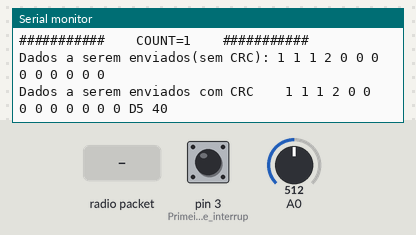
A sketch run on a simulated Arduino Uno, built with avr-gcc and run on an emulated ATmega328P. On the bench: the last lines printed to the serial monitor. Inputs (shaded band) come from the test bench; at power-on: A0 = 512, pin 3 (Primeiro_pino_de_interrup) LOW. No radio packets arrive unless stated.

Above: at 1.2 s.
1.3 s: A0 set to 716
At 3.6 s:
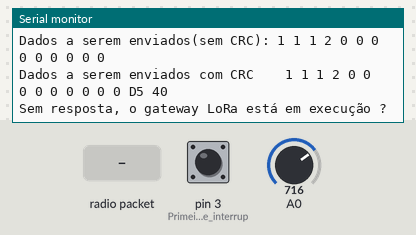
7.7 s: pin 3 (Primeiro_pino_de_interrup) pulled HIGH for 0.15 s
At 13.7 s:
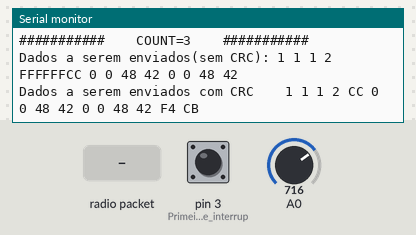
19.9 s: radio packet "1" arrives
32.0 s: radio packet "0" arrives
44.1 s: A0 set to 900
At 47.8 s:
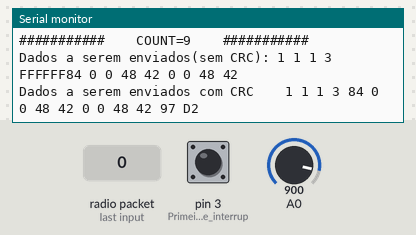
48.9 s: radio packet "2" arrives
Timing chart, 0 to 51.9 s (numbered marks = the images above; inputs shaded):
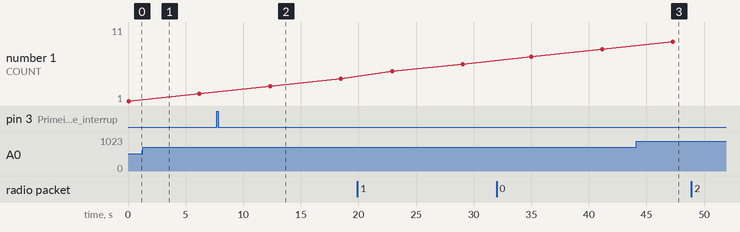

Measured:
- after the input at 7.7 s, the serial monitor: prints a new line after 4.7 s (image 2)
- after the input at 44.1 s, the serial monitor: prints a new line after 3.2 s (image 3)

The sketch:

envio_de_dados_LoRa.ino
```cpp
#include <SPI.h>
#include "Wire.h"
#include <RH_RF95.h>

RH_RF95 rf95; // driver utilizado para envio e recebimento de dados LoRa
#define myAdress 0x08


byte bGlobalErr;//variavel para controle de erros no envio e recebimento de dados
char sensLoc_dat[2]; //Vetor para Armazenar dados do sensor de gás
char BytesX[4];
char BytesY[4];
char node_id[3] = {1,1,1}; //ID do nó final LoRa usado para sabermos identificar que nó está enviando dados
float frequency = 915.0; //frequencia de operação do LoRa, no Brasil usamos padrão australiano (915 Mhz)
unsigned int count = 1;
//char locSerial[4];
char vetorDados [2];
int sentido = 0;
uint16_t leitura;
//Variaveis Odometria
float angulo;    //Armazena angulo em radiandos do giro do robô
float contadorX; //Contador usado para calculo de distância X
float contadorY; //Contador usado para calculo de distância Y
int contadorr;   //Contador usado para calculo da angulação em radianos
int status_sentido; //Marca o sentido do robô

void setup() {
  Wire.begin(myAdress);
  //Registra um evento para ser chamado quando chegar algum dado via I2C
  Wire.onReceive(receiveEvent);
  pinMode(A0, INPUT);
  pinMode(3, INPUT); // Primeiro pino de interrupção
  attachInterrupt(1, ContarAnguloPos, RISING); //
  Serial.begin(9600);
      if (!rf95.init()){
       Serial.println("falha na inicialização do driver");
    }
    //Configurando a frequencia de operação
    rf95.setFrequency(frequency);

    // Potência de configuração, dBm
    rf95.setTxPower(13);
    rf95.setSpreadingFactor(7);
    Serial.println("Nó Final LoRa");
    Serial.println("Sensor de gás MQ-6");
    Serial.print("ID do nó final LoRa:: ");
    for(int i = 0;i < 3; i++){
        Serial.print(node_id[i],HEX);
    }
    Serial.println();
  angulo=0;      //Angulo inicial
  contadorX=50;  //Começa em uma posição X determinada no mapa
  contadorY=50;  //Começa em uma posição Y determinada no mapa
}

void ReadSensorMQ(){
bGlobalErr=0;
leitura = analogRead(A0);
byte i;
 // for(i =0; i<2; i++){
    sensLoc_dat[0] = (uint8_t)((leitura>>8)&0xFF); //byte mais significativo do sinal
    sensLoc_dat[1] = (uint8_t)leitura; //byte menos significativo do sinal
 // }
}

uint16_t calcByte(uint16_t crc, uint8_t b){
  uint32_t i;
  crc = crc ^ (uint32_t)b << 8;
    for ( i = 0; i < 8; i++){
       if ((crc & 0x8000) == 0x8000){
            crc = crc << 1 ^ 0x1021;
       }else{
            crc = crc << 1;
       }
    }
 return crc & 0xffff;
}

uint16_t CRC16(uint8_t *pBuffer,uint32_t length){
   uint16_t wCRC16=0;
   uint32_t i;
    if (( pBuffer==0 )||( length==0 )){
      return 0;
    }
    for ( i = 0; i < length; i++){
      wCRC16 = calcByte(wCRC16, pBuffer[i]);
    }
    return wCRC16;
}
void loop() {
 //  if(Serial.available()>0){
 //   sentido = Serial.read();
    // for(int i =0; i<2; i++){
     //  vetorDados[i]= Serial.read();
     //  vetorDados[i+1]=Serial.peek();
    // }
//   }

    Serial.print("###########    ");
    Serial.print("COUNT=");
    Serial.print(count);
    Serial.println("    ###########");
    count++;

    ReadSensorMQ();
    char data[50] = {0} ;
    int dataLength = 13; // tamanho do pacote

    // Use data[0], data[1],data[2] como id do nó
    data[0] = node_id[0] ;
    data[1] = node_id[1] ;
    data[2] = node_id[2] ;
    data[3] = sensLoc_dat[0]; //byte mais significativo da leitura do sensor
    data[4] = sensLoc_dat[1]; //byte menos significaivo da leitura do sensor
    //Bytes posição X
    data[5] = BytesX[0];
    data[6] = BytesX[1];
    data[7] = BytesX[2];
    data[8] = BytesX[3];
    //Bytes posição Y
    data[9] = BytesY[0];
    data[10] = BytesY[1];
    data[11] = BytesY[2];
    data[12] = BytesY[3];

    uint16_t crcData = CRC16((unsigned char*)data,dataLength);//Obter CRC
      Serial.print("Dados a serem enviados(sem CRC): ");
    int i;
    for(i = 0;i < dataLength; i++){
        Serial.print(data[i],HEX);
        Serial.print(" ");
    }
    Serial.println();

    unsigned char sendBuf[50]={0};
    for(i = 0;i < dataLength;i++){
        sendBuf[i] = data[i] ;
    }
    // Adicionar CRC aos dados LoRa
    sendBuf[dataLength] = (unsigned char)crcData;
    sendBuf[dataLength+1] = (unsigned char)(crcData>>8);

    Serial.print("Dados a serem enviados com CRC    ");
    for(i = 0;i < (dataLength +2); i++){
        Serial.print(sendBuf[i],HEX);
        Serial.print(" ");
    }
    Serial.println();

    rf95.send(sendBuf, dataLength+2);//envio de dos dados LoRa
    uint8_t buf[RH_RF95_MAX_MESSAGE_LEN];//Matriz de dados de resposta
    uint8_t len = sizeof(buf);//comprimento dos dados de resposta

    if (rf95.waitAvailableTimeout(3000)){ //Verifique se há resposta em 3 segundos
    //Deve ser uma mensagem de resposta para nós agora
      if (rf95.recv(buf, &len)){ //verifique se a mensagem de resposta está correta
          if(buf[0] == node_id[0] && buf[1] == node_id[2] && buf[2] == node_id[2] ){ // Verifique se a mensagem de resposte tem o ID do nó
              pinMode(4, OUTPUT);
              digitalWrite(4, HIGH);
              Serial.print("Resposta do Gateway: ");//imprime a resposta
              Serial.println((char*)buf);
              delay(400);
              digitalWrite(4, LOW);
          }
      }else{
         Serial.println("Falha na Recepção");//
         rf95.send(sendBuf, strlen((char*)sendBuf));//reenviar se não houver resposta
      }
    }else{
      Serial.println("Sem resposta, o gateway LoRa está em execução ?");//Sem resposta do sinal
      rf95.send(sendBuf, strlen((char*)sendBuf));//reenviar dados
   }
   delay(3000); // Envie dados do sensor a cada 3 segundos
   Serial.println("");

}

void receiveEvent(int leitura)
{
  sentido = Wire.read();
}


 void ContarAnguloPos(){ // Função para valor de Angulo e Posição
  static unsigned long delayest; // delay falso para retornar um estado sem "tremida"
  switch(sentido){
    case 1: //direita
     if(millis()-delayest>1){
      contadorr= contadorr+1;
      angulo=contadorr*3.1415/200;
      if(angulo>=6.283){
        contadorr=0;
      }
     }
      delayest=millis();
      break;
    case 2 : //esquerda
     if(millis()-delayest>1){
      contadorr= contadorr-1;
      angulo=contadorr*3.1415/200;
      if(angulo>=6.283){
        contadorr=0;
      }
     }
     delayest=millis();
    break;
    case 3: //re
      if(millis()-delayest>1){
        contadorX= contadorX-1*cos(angulo);
        contadorY= contadorY-1*sin(angulo);
      }
      delayest=millis();
    break;
    case 4: //frente
       if(millis()-delayest>1){
         contadorX= contadorX+1*cos(angulo);
         contadorY= contadorY+1*sin(angulo);
       }
       delayest=millis();
    break;
  }
  bytesLocX(contadorX);
  bytesLocY(contadorY);
}

void bytesLocX(float locX){
  union{
     float valX;
     unsigned char bvalX[4];
  }floatAsBytes;
  floatAsBytes.valX = locX;
  BytesX[0] = floatAsBytes.bvalX[0];
  BytesX[1] = floatAsBytes.bvalX[1];
  BytesX[2] = floatAsBytes.bvalX[2];
  BytesX[3] = floatAsBytes.bvalX[3];
 }

 void bytesLocY(float locY){
  union{
     float valY;
     unsigned char bvalY[4];
  }floatAsBytes;
  floatAsBytes.valY = locY;
  BytesY[0] = floatAsBytes.bvalY[0];
  BytesY[1] = floatAsBytes.bvalY[1];
  BytesY[2] = floatAsBytes.bvalY[2];
  BytesY[3] = floatAsBytes.bvalY[3];
 }
```
